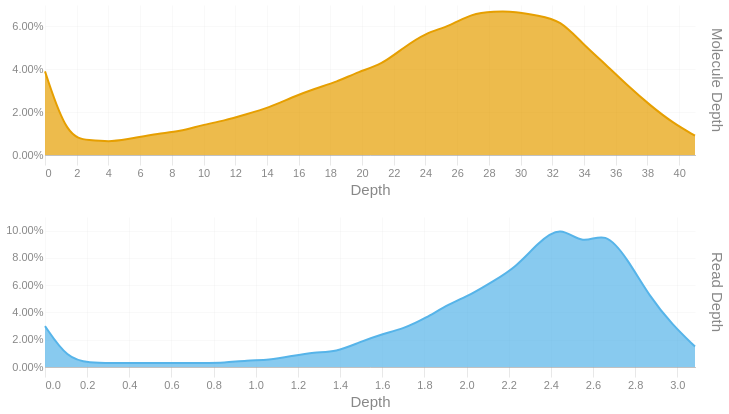

Here is the notebook cell this chart was saved with:
### Code cell
readdep = depth_hist(tb['Read Depth'], q99, 3)
readdep = readdep.with_columns(pl.lit('Read Depth').alias('Metric'))
if not SKIPLR:
    moldep = depth_hist(tb['Molecule Depth'], mol_q99, 1)
    moldep = moldep.with_columns(pl.lit('Molecule Depth').alias('Metric'))
    _hist = pl.concat([readdep, moldep])
    _hist = _hist.filter(pl.col('Proportion') != 0)
    with SafeRender(_hist):
        (
            alt.Chart(_hist)        
            .mark_area(interpolate = "basis")
            .encode(
                x=alt.X('Bin:Q').scale(domainMin=0).axis(alt.Axis(title='Depth')),
                y = alt.Y('Proportion:Q', title = None).axis(format = '.2%'),
                color = alt.Color('Metric:N').legend(None),
                row = alt.Row("Metric:N").header(title = None, labelOrient = 'right'),
                tooltip = [
                    alt.Tooltip("Metric:N", title = "Metric"),
                    alt.Tooltip('Interval:N', title = "Depth Interval"),
                    alt.Tooltip('Proportion:Q', title = "% Alignments").format('.2%')
                ]
            )
            .resolve_scale(x='independent', y='independent')
            .properties(
                height = 150, width = 650,
                usermeta={'embedOptions': {'downloadFileName': f'{samplename}.depth.hist'}}
            )
        ).display()
else:
    readdep = readdep.filter(pl.col('Proportion') != 0)
    with SafeRender(readdep):
        (
            alt.Chart(readdep)        
            .mark_area(interpolate = "basis")
            .encode(
                x=alt.X('Bin:Q').scale(domainMin=0).axis(alt.Axis(title='Depth')),
                y = alt.Y('Proportion:Q', title = None).axis(format = '.2%'),
                tooltip = [
                    alt.Tooltip('Interval:N', title = "Depth Interval"),
                    alt.Tooltip('Proportion:Q', title = "% Alignments").format('.2%')
                ]
            )
            .properties(
                usermeta={'embedOptions': {'downloadFileName': f'{samplename}.depth.hist'}}
            )
        ).display()

### Figure 1 — Vega-Lite specification as saved in the notebook (floating-point values rounded to 4 significant figures)
{"width": 650, "height": 150, "config": {"title": {"anchor": "start", "dy": -15, "fontSize": 18, "color": "#888888", "subtitleColor": "#888888", "subtitleFontSize": 14}, "arc": {"fill": "#0072B2"}, "axis": {"domainColor": "#888888", "domainWidth": 0.5, "gridWidth": 0.2, "grid": false, "titleFontWeight": 400, "titleFontSize": 15, "labelFontSize": 11, "labelColor": "#888888", "tickColor": "#888888", "tickWidth": 0.2, "titleColor": "#888888"}, "axisBand": {"grid": false}, "axisX": {"grid": true, "tickSize": 10, "domainCap": "round"}, "axisY": {"domain": false, "grid": true, "tickSize": 0, "domainCap": "round"}, "background": "transparent", "header": {"labelFontSize": 15, "labelColor": "#888888", "titleFontSize": 15, "titleFontWeight": 600, "titleColor": "#888888"}, "legend": {"labelFont": "sans-serif", "labelFontSize": 12, "labelColor": "#888888", "symbolSize": 100, "symbolType": "circle", "titleFontSize": 12, "titlePadding": 10, "titleColor": "#888888", "title": null}, "range": {"category": ["#E69F00", "#56B4E9", "#009E73", "#F0E442", "#0072B2", "#D55E00", "#CC79A7", "#000000"], "diverging": ["#cfe8f3", "#a2d4ec", "#73bfe2", "#46abdb", "#1696d2", "#12719e"]}, "area": {"fill": "#0072B2", "fillOpacity": 0.7, "line": true, "strokeOpacity": 0.7}, "line": {"color": "#0072B2", "stroke": "#0072B2", "strokeWidth": 2}, "trail": {"color": "#0072B2", "stroke": "#0072B2", "strokeWidth": 0, "size": 1}, "point": {"filled": true, "fillOpacity": 1.0, "size": 95}, "text": {"color": "#888888", "fontSize": 11, "align": "right", "fontWeight": 400, "size": 11}, "bar": {"fill": "#0072B2", "stroke": null}, "view": {"stroke": null, "continuousWidth": 660, "continuousHeight": 400}}, "data": {"name": "data-806bd8f1e72c463b93610dc0e2de2846"}, "mark": {"type": "area", "interpolate": "basis"}, "encoding": {"color": {"field": "Metric", "legend": null, "type": "nominal"}, "row": {"field": "Metric", "header": {"title": null, "labelOrient": "right"}, "type": "nominal"}, "tooltip": [{"field": "Metric", "title": "Metric", "type": "nominal"}, {"field": "Interval", "title": "Depth Interval", "type": "nominal"}, {"field": "Proportion", "format": ".2%", "title": "% Alignments", "type": "quantitative"}], "x": {"axis": {"title": "Depth"}, "field": "Bin", "scale": {"domainMin": 0}, "type": "quantitative"}, "y": {"axis": {"format": ".2%"}, "field": "Proportion", "title": null, "type": "quantitative"}}, "resolve": {"scale": {"x": "independent", "y": "independent"}}, "usermeta": {"embedOptions": {"downloadFileName": "S5_Connecticut_978.depth.hist"}}, "$schema": "https://vega.github.io/schema/vega-lite/v6.1.0.json", "datasets": {"data-806bd8f1e72c463b93610dc0e2de2846": [{"Bin": 0.0, "Interval": "0.0-0.106", "Proportion": 0.03, "Metric": "Read Depth"}, {"Bin": 0.106, "Interval": "0.106-0.213", "Proportion": 0.006, "Metric": "Read Depth"}, {"Bin": 0.213, "Interval": "0.213-0.319", "Proportion": 0.003, "Metric": "Read Depth"}, {"Bin": 0.319, "Interval": "0.319-0.425", "Proportion": 0.003, "Metric": "Read Depth"}, {"Bin": 0.425, "Interval": "0.425-0.532", "Proportion": 0.003, "Metric": "Read Depth"}, {"Bin": 0.532, "Interval": "0.532-0.638", "Proportion": 0.003, "Metric": "Read Depth"}, {"Bin": 0.638, "Interval": "0.638-0.744", "Proportion": 0.003, "Metric": "Read Depth"}, {"Bin": 0.744, "Interval": "0.744-0.851", "Proportion": 0.003, "Metric": "Read Depth"}, {"Bin": 0.851, "Interval": "0.851-0.957", "Proportion": 0.003, "Metric": "Read Depth"}, {"Bin": 0.957, "Interval": "0.957-1.063", "Proportion": 0.005, "Metric": "Read Depth"}, {"Bin": 1.063, "Interval": "1.063-1.17", "Proportion": 0.005, "Metric": "Read Depth"}, {"Bin": 1.17, "Interval": "1.17-1.276", "Proportion": 0.008, "Metric": "Read Depth"}, {"Bin": 1.276, "Interval": "1.276-1.382", "Proportion": 0.011, "Metric": "Read Depth"}, {"Bin": 1.382, "Interval": "1.382-1.489", "Proportion": 0.011, "Metric": "Read Depth"}, {"Bin": 1.489, "Interval": "1.489-1.595", "Proportion": 0.018, "Metric": "Read Depth"}, {"Bin": 1.595, "Interval": "1.595-1.701", "Proportion": 0.024, "Metric": "Read Depth"}, {"Bin": 1.701, "Interval": "1.701-1.808", "Proportion": 0.028, "Metric": "Read Depth"}, {"Bin": 1.808, "Interval": "1.808-1.914", "Proportion": 0.036, "Metric": "Read Depth"}, {"Bin": 1.914, "Interval": "1.914-2.02", "Proportion": 0.046, "Metric": "Read Depth"}, {"Bin": 2.02, "Interval": "2.02-2.127", "Proportion": 0.053, "Metric": "Read Depth"}, {"Bin": 2.127, "Interval": "2.127-2.233", "Proportion": 0.063, "Metric": "Read Depth"}, {"Bin": 2.233, "Interval": "2.233-2.339", "Proportion": 0.073, "Metric": "Read Depth"}, {"Bin": 2.339, "Interval": "2.339-2.446", "Proportion": 0.091, "Metric": "Read Depth"}, {"Bin": 2.446, "Interval": "2.446-2.552", "Proportion": 0.104, "Metric": "Read Depth"}, {"Bin": 2.552, "Interval": "2.552-2.658", "Proportion": 0.089, "Metric": "Read Depth"}, {"Bin": 2.658, "Interval": "2.658-2.765", "Proportion": 0.1, "Metric": "Read Depth"}, {"Bin": 2.765, "Interval": "2.765-2.871", "Proportion": 0.079, "Metric": "Read Depth"}, {"Bin": 2.871, "Interval": "2.871-2.977", "Proportion": 0.051, "Metric": "Read Depth"}, {"Bin": 2.977, "Interval": "2.977-3.084", "Proportion": 0.031, "Metric": "Read Depth"}, {"Bin": 3.084, "Interval": "3.084-3.19", "Proportion": 0.015, "Metric": "Read Depth"}, {"Bin": 0.0, "Interval": "0.0-1.4", "Proportion": 0.039, "Metric": "Molecule Depth"}, {"Bin": 1.4, "Interval": "1.4-2.8", "Proportion": 0.008, "Metric": "Molecule Depth"}, {"Bin": 2.8, "Interval": "2.8-4.2", "Proportion": 0.007, "Metric": "Molecule Depth"}, {"Bin": 4.2, "Interval": "4.2-5.7", "Proportion": 0.006, "Metric": "Molecule Depth"}, {"Bin": 5.7, "Interval": "5.7-7.1", "Proportion": 0.008, "Metric": "Molecule Depth"}, {"Bin": 7.1, "Interval": "7.1-8.5", "Proportion": 0.01, "Metric": "Molecule Depth"}, {"Bin": 8.5, "Interval": "8.5-9.9", "Proportion": 0.011, "Metric": "Molecule Depth"}, {"Bin": 9.9, "Interval": "9.9-11.3", "Proportion": 0.014, "Metric": "Molecule Depth"}, {"Bin": 11.3, "Interval": "11.3-12.7", "Proportion": 0.016, "Metric": "Molecule Depth"}, {"Bin": 12.7, "Interval": "12.7-14.1", "Proportion": 0.019, "Metric": "Molecule Depth"}, {"Bin": 14.1, "Interval": "14.1-15.6", "Proportion": 0.022, "Metric": "Molecule Depth"}, {"Bin": 15.6, "Interval": "15.6-17.0", "Proportion": 0.027, "Metric": "Molecule Depth"}, {"Bin": 17.0, "Interval": "17.0-18.4", "Proportion": 0.031, "Metric": "Molecule Depth"}, {"Bin": 18.4, "Interval": "18.4-19.8", "Proportion": 0.034, "Metric": "Molecule Depth"}, {"Bin": 19.8, "Interval": "19.8-21.2", "Proportion": 0.039, "Metric": "Molecule Depth"}, {"Bin": 21.2, "Interval": "21.2-22.6", "Proportion": 0.042, "Metric": "Molecule Depth"}, {"Bin": 22.6, "Interval": "22.6-24.0", "Proportion": 0.05, "Metric": "Molecule Depth"}, {"Bin": 24.0, "Interval": "24.0-25.5", "Proportion": 0.057, "Metric": "Molecule Depth"}, {"Bin": 25.5, "Interval": "25.5-26.9", "Proportion": 0.06, "Metric": "Molecule Depth"}, {"Bin": 26.9, "Interval": "26.9-28.3", "Proportion": 0.066, "Metric": "Molecule Depth"}, {"Bin": 28.3, "Interval": "28.3-29.7", "Proportion": 0.067, "Metric": "Molecule Depth"}, {"Bin": 29.7, "Interval": "29.7-31.1", "Proportion": 0.067, "Metric": "Molecule Depth"}, {"Bin": 31.1, "Interval": "31.1-32.5", "Proportion": 0.065, "Metric": "Molecule Depth"}, {"Bin": 32.5, "Interval": "32.5-33.9", "Proportion": 0.063, "Metric": "Molecule Depth"}, {"Bin": 33.9, "Interval": "33.9-35.4", "Proportion": 0.052, "Metric": "Molecule Depth"}, {"Bin": 35.4, "Interval": "35.4-36.8", "Proportion": 0.042, "Metric": "Molecule Depth"}, {"Bin": 36.8, "Interval": "36.8-38.2", "Proportion": 0.032, "Metric": "Molecule Depth"}, {"Bin": 38.2, "Interval": "38.2-39.6", "Proportion": 0.023, "Metric": "Molecule Depth"}, {"Bin": 39.6, "Interval": "39.6-41.0", "Proportion": 0.015, "Metric": "Molecule Depth"}, {"Bin": 41.0, "Interval": "41.0-42.43", "Proportion": 0.009, "Metric": "Molecule Depth"}]}}
